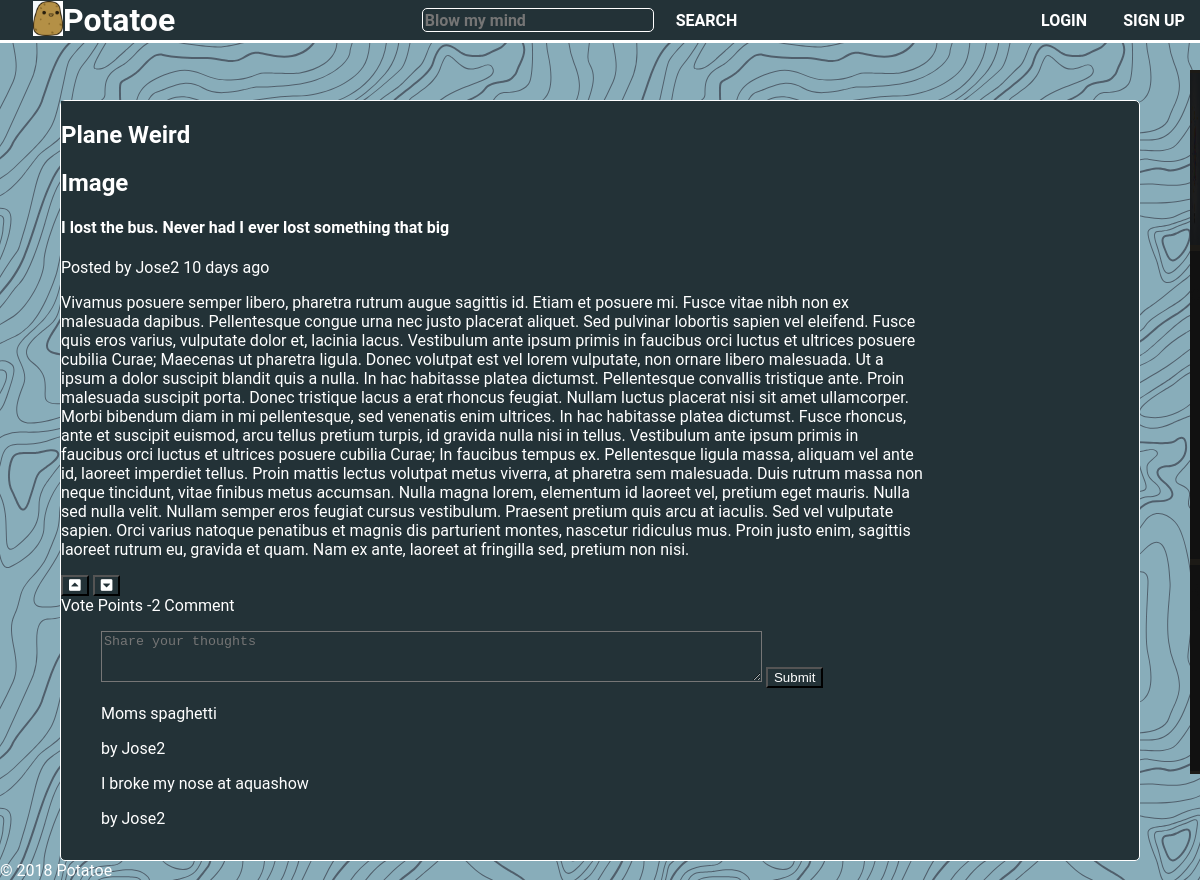
The page /pages/story.php?id=3 on the database as committed earlier.
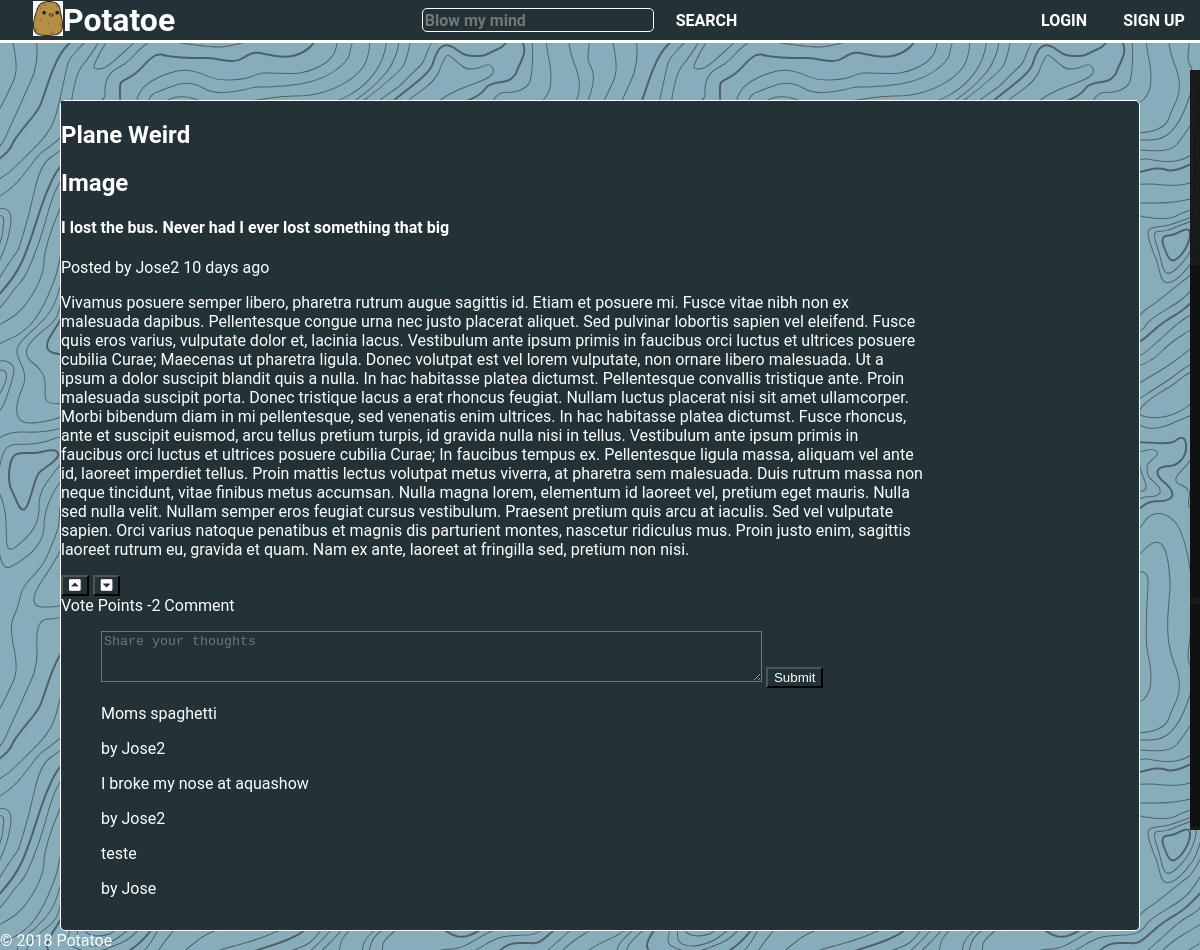
The same page on the database as committed later.
### tables this page shows
CREATE TABLE Story (
	id			INTEGER PRIMARY KEY
				AUTOINCREMENT,
	id_user		INTEGER REFERENCES User(id)
				NOT NULL,
	id_channel 	INTEGER REFERENCES Channel(id)
				NOT NULL,
	title 		TEXT,
	content 	TEXT,
	date_posted DATETIME,
	url			TEXT,
	n_upvotes 	INTEGER,
	n_downvotes INTEGER
);

CREATE TABLE Comment (
	id			INTEGER PRIMARY KEY
				AUTOINCREMENT,
	id_story	INTEGER REFERENCES Story(id)
				NOT NULL,
	id_user		INTEGER REFERENCES User(id)
				NOT NULL,
	id_parent	INTEGER REFERENCES Comment(id),
	content 	TEXT,
	datePosted 	DATETIME,
	n_upvotes 	INTEGER,
	n_downvotes INTEGER
);

CREATE TABLE User (
	id			INTEGER PRIMARY KEY
				AUTOINCREMENT,
	username	TEXT UNIQUE,
	password 	TEXT,
	fullname	TEXT,
	email 		TEXT,
	bio			TEXT,
	url 		VARCHAR
);

CREATE TABLE Channel (
	id	 	INTEGER PRIMARY KEY
			AUTOINCREMENT,
	name	TEXT
);

### pages/story.php (called while the page is built, shortened)
<?php
    include_once(ABSPATH . '/database/db_stories.php');
    $story = get_story_from_id($_GET['id']);
    $paragraphs = explode('\n', $story['content']);
    $comments_result = get_all_comments_from_story($_GET['id']);
    include(ABSPATH . '/templates/common/header.php');
    include(ABSPATH . '/templates/tpl_story.php');
    include(ABSPATH . '/templates/common/aside.php');
    include(ABSPATH . '/templates/common/footer.php');
?>

### database/db_stories.php (called while the page is built, shortened)
<?php
    function get_story_from_id($id_story){
        $db = Database::instance()->db();
        $stmt = $db->prepare('  SELECT Story.id AS id, name, username, title, content, date_posted
                                FROM Story, User, Channel
                                WHERE ((Story.id = ?) AND (Story.id_channel = Channel.id) AND (Story.id_user == User.id));'
                            );
        $stmt->execute(array($id_story));
        return $stmt->fetch();
    }
    function get_all_comments_from_story($id_story){
        $db = Database::instance()->db();
        $stmt = $db->prepare('SELECT Comment.id, username, content, datePosted, n_upvotes, n_downvotes
                                FROM Comment JOIN User ON Comment.id_user = User.id
                                WHERE id_story = ? and id_parent is null;');
        $stmt->execute(array($id_story));
        return $stmt->fetchAll();
    }
    function get_story_upvotes($id_story) {
        $db = Database::instance()->db();
        $stmt = $db->prepare('SELECT n_upvotes FROM Story WHERE id = ?;');
        $stmt->execute(array($id_story));
        return $stmt->fetch();
    }
    function get_story_downvotes($id_story) {
        $db = Database::instance()->db();
        $stmt = $db->prepare('SELECT n_downvotes FROM Story WHERE id = ?;');
        $stmt->execute(array($id_story));
        return $stmt->fetch();
    }
?>

### templates/tpl_story.php (the view, shortened to what this page needs)
<section id="story_content">
    <article id=<?=$story['id']?>>
        <header>
            <h2><?=$story['name']?></h2>
        </header>
        <div class="one_story_content">
            <div class="story_image">
                <h2>Image</h2>
            </div>
            <div class="story_title">
                <h1><a href="../pages/story.php?id=<?=$story['id']?>"><?=$story['title']?></a></h1>
            </div>
            <div class="story_details">
                <span id="user">Posted by <?= htmlspecialchars($story['username']) ?></span>
                <span id="date">
                    <?php   $time = strtotime($story['date_posted']);
                            $dbDate = new DateTime($story['date_posted']);
                            $currDate = new DateTime();
                            $interval = $currDate->diff($dbDate);
                            if($interval->y > 0)
                                $display_time = $interval->y. " years";
                            else if($interval->m > 0)
                                $display_time = $interval->m. " months";
                            else if($interval->d > 0)
                                $display_time = $interval->d. " days";
                    ?>
                    <?= $display_time. " ago" ?>
                </span>
            </div>
            <div class="story_text">
                <?php foreach ($paragraphs as $paragraph) {?>
                    <p><?= htmlspecialchars($paragraph) ?></p>
                <?php } ?>
            </div>
        </div>
        <footer>
            <span id="vote">
                <div class="voting_buttons" method="post">
                    <button type="submit" name="upvote" onclick="vote(<?=$story['id']?>, 1)" ><i class="fas fa-caret-square-up"></i></button>
                     <button type="submit" name="downvote" onclick="vote(<?=$story['id']?>, -1)" ><i class="fas fa-caret-square-down"></i></button>
                </div>
                <span id="vote_points">
                    Vote Points
                </span>
                <span class="vote_points_number">
                    <?php   $upvotes = get_story_upvotes($story['id']);
                     $downvotes = get_story_downvotes($story['id']); ?>
                     <?=intval($upvotes['n_upvotes']) -  intval($downvotes['n_downvotes'])?>
                </span>
            </span>
            <span id="comment"><a class="comments" href="story.php?id=<?=$story['id']?>#comments">Comment</a></span>
        </footer>
    </article>
    <ul id="story_comments">
        <form class="add_comment" action='../actions/action_comment.php' method="post" enctype="multipart/form-data">
                <textarea name="comment_input" rows="3" cols="80" placeholder="Share your thoughts"></textarea>
                <input type="submit" name="submit" value="Submit">
        </form>
        <?php foreach ($comments_result as $comment) {?>
            <p><?= htmlspecialchars($comment['content']) ?></p>
            <p>by <?= $comment['username'] ?></p>
        <?php } ?>
    </ul>
</section>

Rows that differ between the two databases and show on the page:
added comment: content "teste", id_user.username "Jose"
